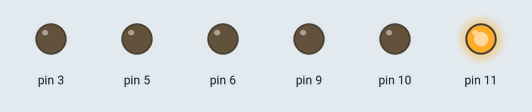
Recording of a sketch running on a simulated Arduino Uno, built with avr-gcc and run on an emulated ATmega328P. Shown: output pins drawn as LEDs (lit = HIGH).

Above: at 0.15 s.
At 1.35 s:
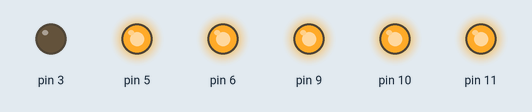
At 2.55 s:
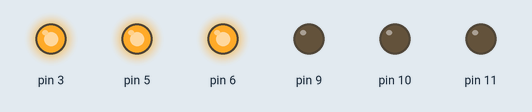
At 4.65 s:
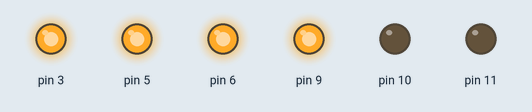
At 7.05 s:
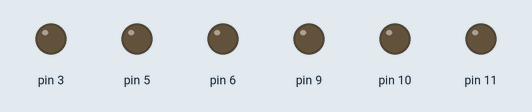
At 9.15 s:
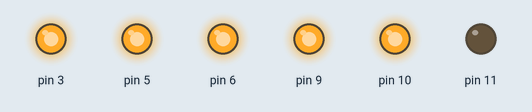
Timing chart, 0 to 9.4 s (numbered marks = the images above):
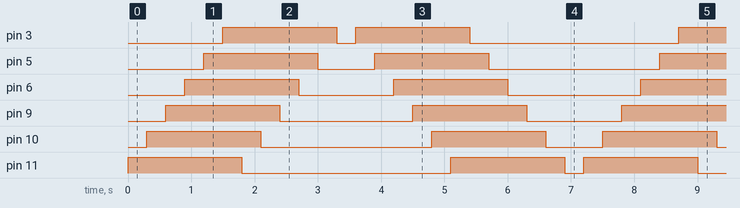

The sketch:

String.ino
```cpp
void setup() {
  pinMode (10 , OUTPUT) ;

  pinMode (9 , OUTPUT ) ;

  pinMode (11 , OUTPUT) ;

  pinMode (6 , OUTPUT) ;

  pinMode (5 , OUTPUT) ;

  pinMode (3 ,OUTPUT) ;

}

void loop() {
  digitalWrite (11 , HIGH) ;
  delay (300) ;

  digitalWrite (10 , HIGH) ;
  delay (300) ;

  digitalWrite (9 , HIGH);
  delay (300) ;

  digitalWrite (6 , HIGH) ;
  delay (300) ;

  digitalWrite (5 , HIGH) ;
  delay (300) ;

  digitalWrite (3 , HIGH) ;
  delay (300) ;

  digitalWrite (11 , LOW) ;
  delay (300) ;

  digitalWrite (10 , LOW) ;
  delay (300) ;

  digitalWrite (9 , LOW);
  delay (300) ;

  digitalWrite (6 , LOW) ;
  delay (300) ;

  digitalWrite (5 , LOW) ;
  delay (300) ;

  digitalWrite (3 , LOW) ;
  delay (300) ;

  digitalWrite (3 , HIGH) ;
  delay (300) ;

  digitalWrite (5 , HIGH) ;
  delay (300) ;

  digitalWrite (6 , HIGH);
  delay (300) ;

  digitalWrite (9 , HIGH );
  delay (300) ;

  digitalWrite (10 , HIGH) ;
  delay (300) ;

  digitalWrite (11, HIGH) ;
  delay (300) ;


  digitalWrite (3 , LOW) ;
  delay (300) ;

  digitalWrite (5 , LOW) ;
  delay (300) ;

  digitalWrite (6 , LOW);
  delay (300) ;

  digitalWrite (9 , LOW ) ;
  delay (300);

  digitalWrite (10 , LOW) ;
  delay (300) ;

  digitalWrite (11, LOW) ;
  delay (300) ;


}
```

Measured:
- by itself, pin 3: repeats every 7.2 s: LOW 0.30 s, HIGH 1.8 s, LOW 3.3 s, HIGH 1.8 s
- by itself, pin 5: repeats every 7.2 s: LOW 0.90 s, HIGH 1.8 s, LOW 2.7 s, HIGH 1.8 s
- by itself, pin 6: repeats every 7.2 s: LOW 1.5 s, HIGH 1.8 s, LOW 2.1 s, HIGH 1.8 s
- by itself, pin 9: repeats every 7.2 s: LOW 2.1 s, HIGH 1.8 s, LOW 1.5 s, HIGH 1.8 s
- by itself, pin 10: repeats every 7.2 s: LOW 2.7 s, HIGH 1.8 s, LOW 0.90 s, HIGH 1.8 s
- by itself, pin 11: repeats every 7.2 s: LOW 3.3 s, HIGH 1.8 s, LOW 0.30 s, HIGH 1.8 s
